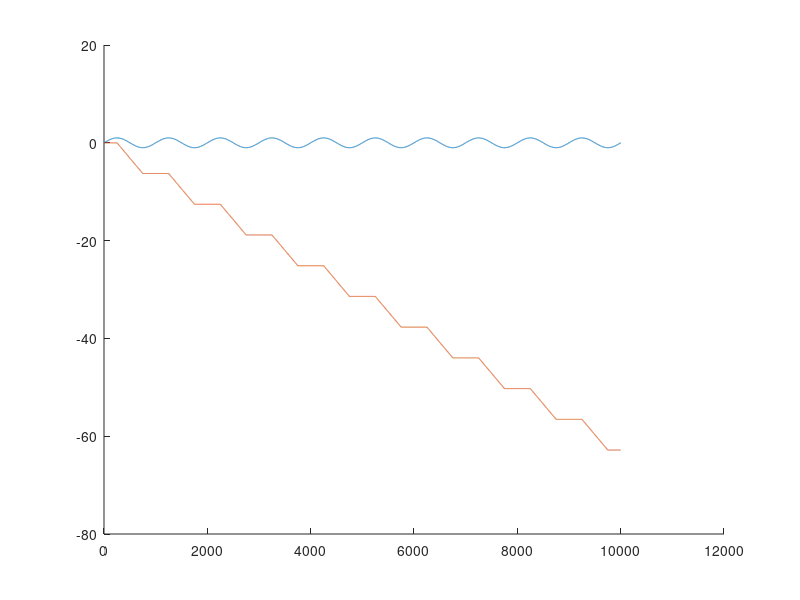

This figure's MATLAB source:
clear
close all

times = 0:0.001:10;
frequency_hz = 1;

A = sin(2*pi*frequency_hz*times);

hold on
plot(A)
plot(asin(A)-2*pi*frequency_hz*times)
